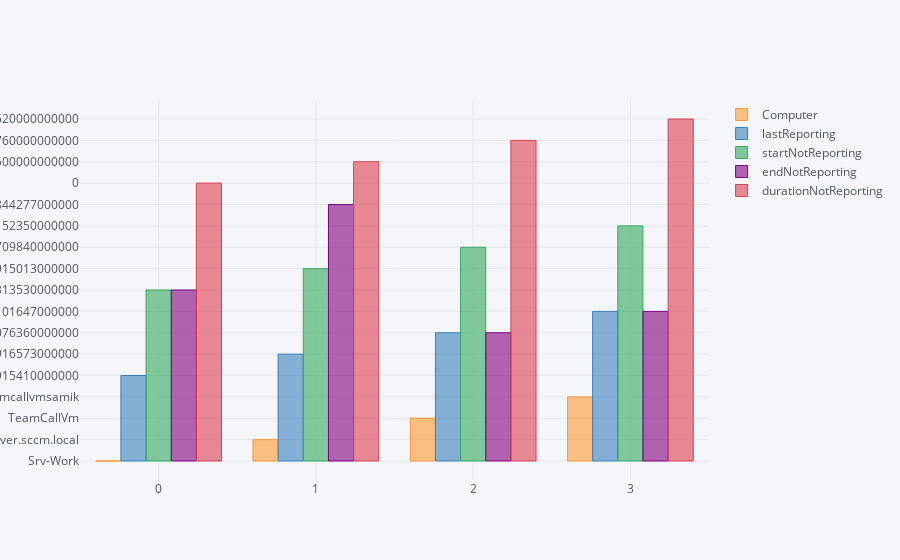

The code cell stored with this chart in its notebook:
### Code cell
# 20
not_reporting.iplot(kind='bar')

### Figure 1 — Plotly figure (JSON) as saved in the notebook; plotly's stock layout.template omitted (floating-point values rounded to 4 significant figures)
{"data": [{"marker": {"color": "rgba(255, 153, 51, 0.6)", "line": {"color": "rgba(255, 153, 51, 1.0)", "width": 1}}, "name": "Computer", "orientation": "v", "text": "", "type": "bar", "uid": "91fa4bd6-ca94-4ff8-bb3b-c4cd3524249c", "x": [0, 1, 2, 3], "y": ["Srv-Work", "sccmserver.sccm.local", "TeamCallVm", "teamcallvmsamik"]}, {"marker": {"color": "rgba(55, 128, 191, 0.6)", "line": {"color": "rgba(55, 128, 191, 1.0)", "width": 1}}, "name": "lastReporting", "orientation": "v", "text": "", "type": "bar", "uid": "90f03824-5c6f-487d-91a6-ea10d5efe672", "x": [0, 1, 2, 3], "y": [1568989915410000000, 1568989916573000000, 1558331076360000000, 1554483101647000000]}, {"marker": {"color": "rgba(50, 171, 96, 0.6)", "line": {"color": "rgba(50, 171, 96, 1.0)", "width": 1}}, "name": "startNotReporting", "orientation": "v", "text": "", "type": "bar", "uid": "ea3a4e36-a3f3-420d-b719-88275ee0ce2b", "x": [0, 1, 2, 3], "y": [1562678313530000000, 1562890915013000000, 1554757709840000000, 1554289152350000000]}, {"marker": {"color": "rgba(128, 0, 128, 0.6)", "line": {"color": "rgba(128, 0, 128, 1.0)", "width": 1}}, "name": "endNotReporting", "orientation": "v", "text": "", "type": "bar", "uid": "2f9ee024-f11f-4de7-817a-bb7440eceacf", "x": [0, 1, 2, 3], "y": [1562678313530000000, 1563206844277000000, 1558331076360000000, 1554483101647000000]}, {"marker": {"color": "rgba(219, 64, 82, 0.6)", "line": {"color": "rgba(219, 64, 82, 1.0)", "width": 1}}, "name": "durationNotReporting", "orientation": "v", "text": "", "type": "bar", "uid": "8dd299b8-2483-4c7c-a4dc-3d2e10b17242", "x": [0, 1, 2, 3], "y": [0, 5461500000000000, 9291760000000000, 5669520000000000]}], "layout": {"legend": {"bgcolor": "#F5F6F9", "font": {"color": "#4D5663"}}, "paper_bgcolor": "#F5F6F9", "plot_bgcolor": "#F5F6F9", "title": {"font": {"color": "#4D5663"}}, "xaxis": {"gridcolor": "#E1E5ED", "showgrid": true, "tickfont": {"color": "#4D5663"}, "title": {"font": {"color": "#4D5663"}, "text": ""}, "zerolinecolor": "#E1E5ED"}, "yaxis": {"gridcolor": "#E1E5ED", "showgrid": true, "tickfont": {"color": "#4D5663"}, "title": {"font": {"color": "#4D5663"}, "text": ""}, "zerolinecolor": "#E1E5ED"}}}
